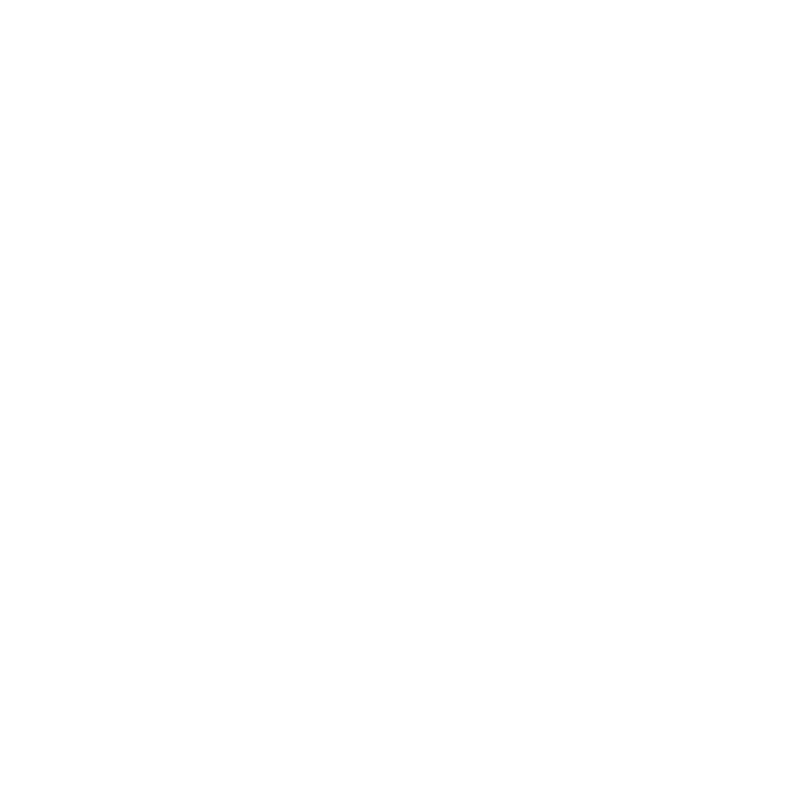
Frame 1 (no input)
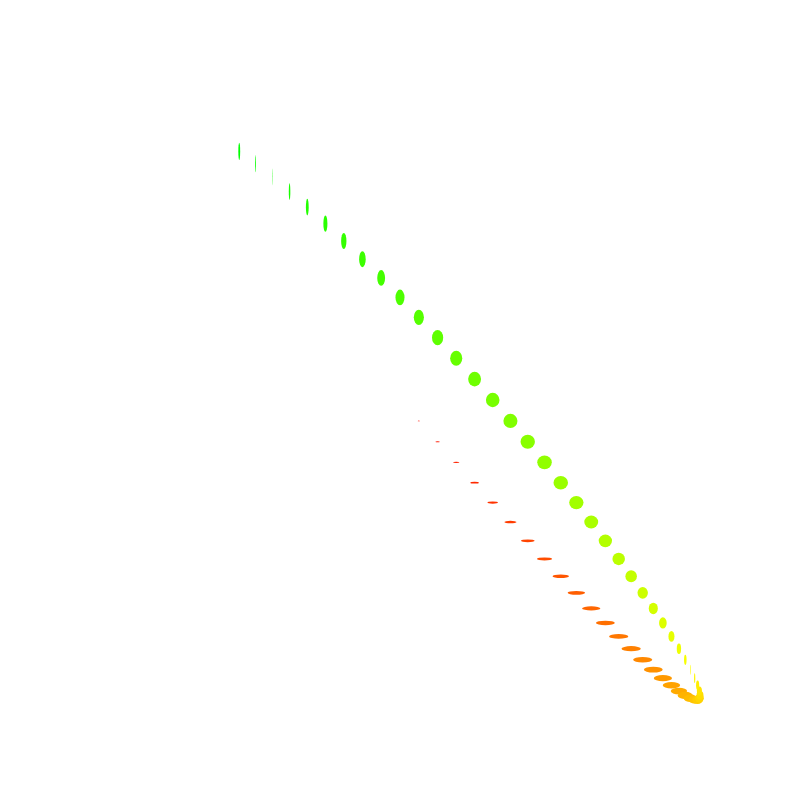
Frame 60 (no input)
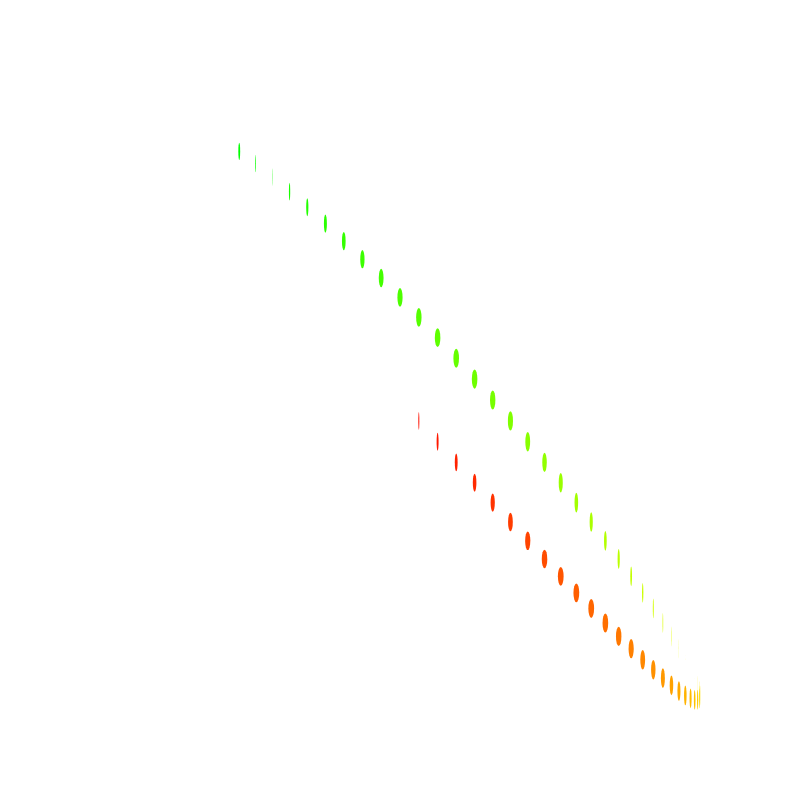
Frame 120 (the mouse pressed at the canvas centre since frame 60)

The p5.js sketch that drew these frames (run headless with seeded random() and noise() and a simulated clock; from frame 60 on, the mouse is pressed at the canvas centre):

// p5.js sketch
// ── sketch.js
var lambdaA = 180.0;
var lambdaB = 200.0;
var pointCount = 0;
var angle = 0.0;
var amplitude = 300;
var i = 0;

function setup(){
  createCanvas(800,800);
}

function draw(){
  var xRadius = 20*cos(radians(frameCount))*sin(radians(i*PI));
  var yRadius = 20*sin(radians(frameCount));
  if(pointCount > 2000){
    noLoop();
  }
  noStroke()
  translate(width/2, height/2);
  colorMode(HSB);
  
  angle = i / lambdaA * TWO_PI;
  var y = sin(angle)* amplitude;
  angle = i / lambdaB * TWO_PI;
  var x = sin(angle)* amplitude;
  i+=2;
  fill(i%360,160,200);
  ellipse(x,y,xRadius,yRadius); 
  pointCount++;
}

function mousePressed(){
  background(255);
  i=0;
  pointCount=0;
  loop();
}
